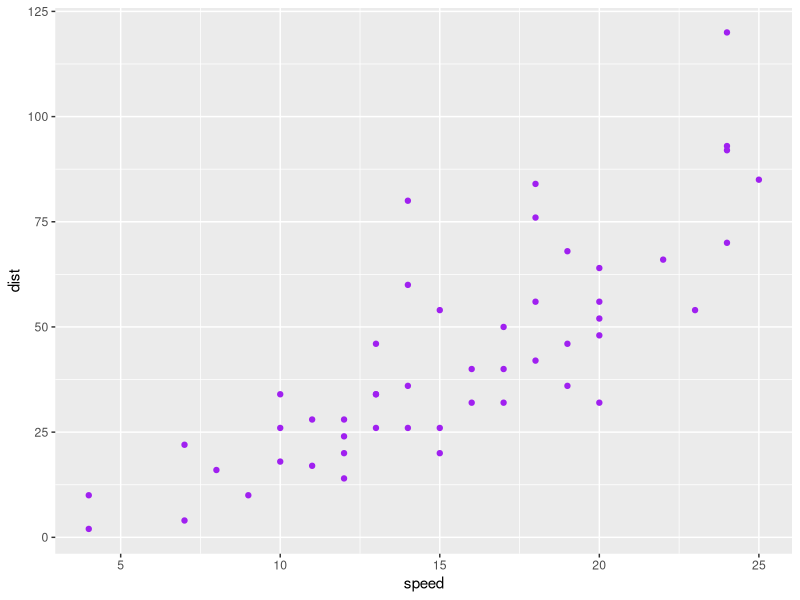

Reproduce this figure in R.
## ---- chunk 1
knitr::opts_chunk$set(echo = TRUE, message = FALSE, warning = FALSE, cache = TRUE)

library(ggplot2)
## ---- chunk 2
cars

## ---- chunk 3
ggplot(data = cars, aes(x = speed, y = dist)) + 
  geom_point(color = "purple")
